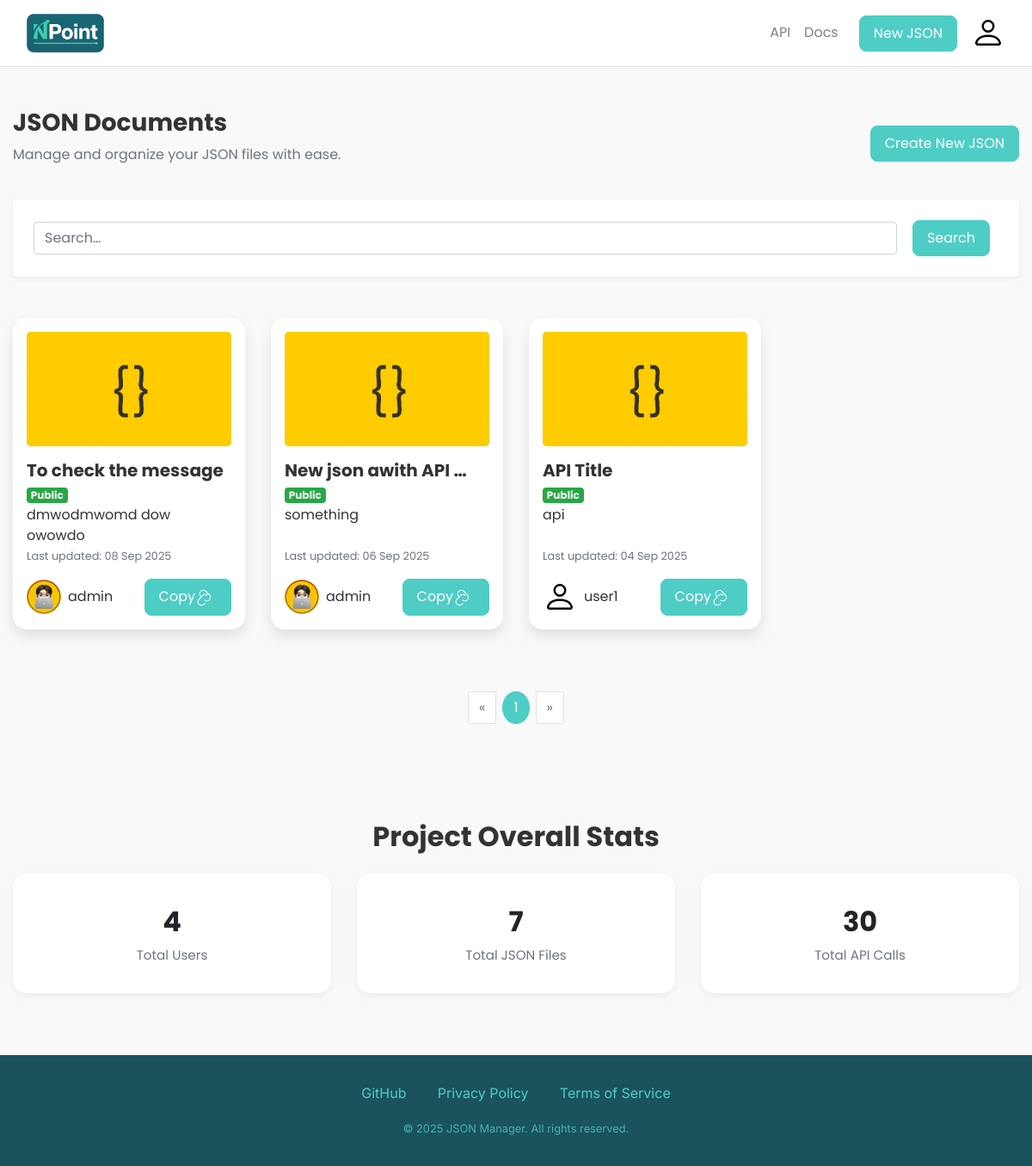
Page / (signed in) on the committed database.
### npoint_app/models.py (models this page shows, shortened)
class JSONData(models.Model):
    json_id = models.AutoField(primary_key=True)
    user = models.ForeignKey(UserProfile, on_delete=models.CASCADE, related_name='json_data')
    title = models.CharField(max_length=200, db_index=True)
    description = models.TextField(blank=True, null=True, max_length=500)
    json_picture = models.ImageField(upload_to='json_pictures/', blank=True, null=True)
    json_content = models.JSONField()
    json_api = models.CharField(blank=True, null=True)
    is_public = models.BooleanField(default=True)
    created_at = models.DateTimeField(auto_now_add=True)
    updated_at = models.DateTimeField(auto_now=True)
    slug = models.SlugField(max_length=220, blank=True, null=True)  # or unique_together with user
    access_count = models.PositiveIntegerField(default=0)
    class Meta:
        constraints = [
            models.UniqueConstraint(fields=["user", "slug"], name="uniq_user_slug"),
        ]
        indexes = [models.Index(fields=['title'])]

class UserProfile(AbstractUser):
    user_id = models.AutoField(primary_key=True)
    first_name = models.CharField(max_length=50)
    last_name = models.CharField(max_length=50)
    username = models.CharField(max_length=150, unique=True)
    email = models.EmailField(unique=True)
    profile_picture = models.ImageField(upload_to='profiles/', blank=True, null=True)
    created_at = models.DateTimeField(auto_now_add=True)
    updated_at = models.DateTimeField(auto_now=True)

### npoint_app/views.py (the view)
# urls.py: path('', views.home, name='home'),
def home(request):
    if request.user.is_authenticated:
        q = (request.GET.get("q") or "").strip()
        obj = JSONData.objects.filter(is_public=True).order_by('-created_at')
        if q:
            obj = obj.filter(Q(title__icontains=q) | Q(description__icontains=q))
        paginator = Paginator(obj, 12)
        json_files = paginator.get_page(request.GET.get('page'))
        params = request.GET.copy()
        params.pop("page", None)
        querystring = params.urlencode()
        return render(request, 'npoint_app/main.html', {"json_files": json_files, "q": q,
            "querystring": querystring,})
    else:
        return render(request, 'npoint_app/index.html')

### npoint_app/context_processors.py (called while the page is built)
def humanize_number(value):
    if value is None:
        return "0"
    if value >= 1_000_000:
        return f"{value/1_000_000:.1f}M".rstrip("0").rstrip(".")
    if value >= 1_000:
        return f"{value/1_000:.1f}K".rstrip("0").rstrip(".")
    return str(value)

def site_stats(request):
    total_users = UserProfile.objects.count()
    total_jsons = JSONData.objects.count()
    total_api_calls = JSONData.objects.aggregate(total=Sum("access_count"))["total"] or 0
    return {
        "total_users": humanize_number(total_users),
        "total_jsons": humanize_number(total_jsons),
        "total_api_calls": humanize_number(total_api_calls),
    }

### npoint_app/templates/npoint_app/main.html (shortened to what this page needs)
{% extends 'npoint_app/base.html' %}
{% load static %}
{% block content %}
<body>
  <div class="d-flex flex-column min-vh-100">
    <main class="flex-grow-1 py-5">
      <div class="container w-100" >
        <div class="d-flex flex-column flex-md-row justify-content-between align-items-center mb-4">
          <div class="text-center text-md-left">
            <h2 class="h3 font-weight-bold">JSON Documents</h2>
            <p class="text-muted font-inter">Manage and organize your JSON files with ease.</p>
          </div>
          <a href="{% url 'json_form' %}" class="btn button-primary-custom mt-3 mt-md-0">Create New JSON</a>
        </div>
        <div class="bg-white rounded-lg shadow-sm p-4 mb-5">
          <div class="row ">
            <div class="d-flex col-12 mb-3 mb-md-0">
              <form method="get" class="form-row w-100 align-items-center">
                  <div class="col">
                    <input type="text" name="q" class="form-control" placeholder="Search…" value="{{ q }}">
                  </div>
                  <div class="col-auto">
                    <button class="btn button-primary-custom ml-2" type="submit">Search</button>
                  </div>
                </form>
            </div>
          </div>
        </div>
        <div class="row">
          {% for json in json_files %}
          <div class="col-12 col-sm-6 col-lg-4 col-xl-3 mb-4 " >
            <div class="card-custom  py-3 px-3 bg-white position-relative" style="height: 100%;">
              <div class="thumb bg-warning rounded-lg overflow-hidden d-flex align-items-center justify-content-center mb-3">
                <img
                  {% if json.json_picture %}
                  src="{{ json.json_picture.url }}"
                  {% else %}
                  src="{% static 'npoint_app/images/default_json.png'  %}"
                  {% endif %}
                  alt="JSON Icon" width="298" height="170" class=" rounded-lg object-fit-contain w-100 " >
              </div>
              <h5 class="font-weight-bold mb-1" ><a href="{% url 'json_viewer' json.user.username json.slug json.pk %}">
    {{ json.title|truncatewords:4 }}</a></h5>
              <span class="badge badge-success">
                {% if json.is_public %} Public {% endif %}
              </span>
              <div style="height: 50px;">{{ json.description|default_if_none:""|truncatewords:5 }}</div>
              <p class="text-muted font-inter small mb-2">Last updated: {{json.updated_at |date:"d M Y" }} </p>
              <div class=" d-flex justify-content-between mt-3">
                <div class="col-6 d-flex align-items-center p-0">
                  <img {% if json.user.profile_picture %}
                  src="{{ json.user.profile_picture.url }}"
                    {% else %}
                      src="{% static 'npoint_app/images/default_img.svg' %}"
                    {% endif %}
                    class=" profile-custom" >
                      <span class="ml-2 align-self-center">{{ json.user.username }}</span>
                  </div>
                  <a href="" class="icon-btn button-primary-custom button-primary-custom-mb" onclick="navigator.clipboard.writeText('{{ json.json_api }}')">Copy<svg width="25" height="25" fill="none" stroke="currentColor" viewBox="0 0 24 24"><path d="M13.828 10.172a4 4 0 00-5.656 0l-4 4a4 4 0 105.656 5.656l1.102-1.101M10.172 15.071a4 4 0 005.656-5.656l-4-4a4 4 0 00-5.656 5.656l1.102 1.101"/></svg></a>
                </div>
            </div>
          </div>
          {% empty %}
            <p>No JSON files found. <a href="{% url 'json_form' %}">Create one now!</a></p>
          {% endfor %}
        </div>
        <nav class="mt-5 d-flex justify-content-center">
          <ul class="pagination">
            {% if json_files.has_previous %}
              <li class="page-item">
                <a class="page-link" href="?page={{ json_files.previous_page_number }}">&laquo;</a>
              </li>
            {% else %}
              <li class="page-item disabled"><span class="page-link">&laquo;</span></li>
            {% endif %}
            {% for num in json_files.paginator.page_range %}
              {% if json_files.number == num %}
                <li class="page-item page-item-custom active mx-2"><a class="page-link" href="?page={{ num }}">{{ num }}</a></li>
              {% elif num > json_files.number|add:'-3' and num < json_files.number|add:'3' %}
                <li class="page-item page-item-custom mx-2"><a class="page-link" href="?page={{ num }}">{{ num }}</a></li>
              {% elif num == 1 or num == json_files.paginator.num_pages %}
                <li class="page-item page-item-custom mx-2"><a class="page-link" href="?page={{ num }}">{{ num }}</a></li>
              {% elif forloop.first or forloop.last %}
                <li class="page-item page-item-custom disabled mx-2"><span class="page-link">...</span></li>
              {% endif %}
            {% endfor %}
              {% if json_files.has_next %}
                <li class="page-item">
                  <a class="page-link" href="?page={{ json_files.next_page_number }}">&raquo;</a>
                </li>
              {% else %}
                <li class="page-item disabled"><span class="page-link">&raquo;</span></li>
              {% endif %}
          </ul>
        </nav>
      </div>
    </main>
  </div>
</body>
<div class="container my-5 text-center">
  <div class="h2 font-weight-bold mb-4" >Project Overall Stats</div>
  <div class="row text-center">
    <div class="col-12 col-md-6 col-lg-4 mb-4">
      <div class="stat-card">
        <div class="stat-value">{{ total_users }}</div>
        <div class="stat-label">Total Users</div>
      </div>
    </div>
    <div class="col-12 col-md-6 col-lg-4 mb-4">
      <div class="stat-card">
        <div class="stat-value">{{ total_jsons }}</div>
        <div class="stat-label">Total JSON Files</div>
      </div>
    </div>
    <div class="col-12 col-md-6 col-lg-4 mb-4">
      <div class="stat-card">
        <div class="stat-value">{{ total_api_calls }}</div>
        <div class="stat-label">Total API Calls</div>
      </div>
    </div>
  </div>
</div>
{% endblock %}

### npoint_app/static/npoint_app/css/index_style.css (style rules this page uses)
:root { --turquoise: #4ecdc4; --soft-yellow: #ffe66d; --coral-red: #ff6b6b; --deep-teal: #1a535c; --background-color: #f9f9f9; --text-primary: #1a535c; --text-secondary: #5a7f84; --brand: #4ecdc4; }
*, *::before, *::after { box-sizing: border-box; }
a { text-decoration: none; color: inherit; }
html, body { height: 100%; margin: 0; }
body { font-family: 'Poppins', sans-serif; background-color: #f9f9f9; color: #333333; display: flex; flex-direction: column; }
.button-primary-custom { background-color: var(--turquoise); color: white; border-radius: 0.5rem; padding: 0.5rem 1rem; border: 1px solid transparent; }
.card-custom { border-radius: 1rem; box-shadow: 0 0.5rem 1rem rgba(0,0,0,0.1); transition: all 0.3s ease-in-out; }
.profile-custom { width: 40px; height: 40px; border-radius: 50%; object-fit: cover; object-position: center; }
.thumb { width: 100%; aspect-ratio: 16 / 9; overflow: hidden; border-radius: 12px; background:#f5f5f7; }
.thumb > img { width: 100%; height: 100%; display: block; object-fit: cover; object-position: center; }
.pagination li.page-item-custom .page-link { border: 1px solid transparent; border-radius: 50%; background-color: #e2e6ea; color: #fff; }
.pagination li.page-item-custom.active .page-link { background: var(--turquoise); border-color: var(--turquoise); color: #fff; }
.button-primary-custom { background-color: var(--brand) !important; border-color: var(--brand) !important; }
.stat-card { background: #fff; border-radius: 1rem; padding: 2rem 1.5rem; text-align: center; box-shadow: 0 4px 10px rgba(0,0,0,0.05); transition: all 0.3s ease; }
.stat-value { font-size: 2rem; font-weight: 700; color: #212529; }
.stat-label { font-size: 0.95rem; color: #6c757d; margin-top: 0.25rem; }
@media (min-width: 1200px) { .container { max-width: 1200px; } }

### rows in the picture
JSONData: title "To check the message", is_public "Public", description "dmwodmwomd dow owowdo", updated_at "08 Sep 2025", user.profile_picture (picture), user.username "admin"
JSONData: title "New json awith API …", is_public "Public", description "something", updated_at "06 Sep 2025", user.profile_picture (picture), user.username "admin"
JSONData: title "API Title", is_public "Public", description "api", updated_at "04 Sep 2025", user.username "user1"

### other values in the picture
{{ num }} "1"
{{ total_users }} "4"
{{ total_jsons }} "7"
{{ total_api_calls }} "30"
